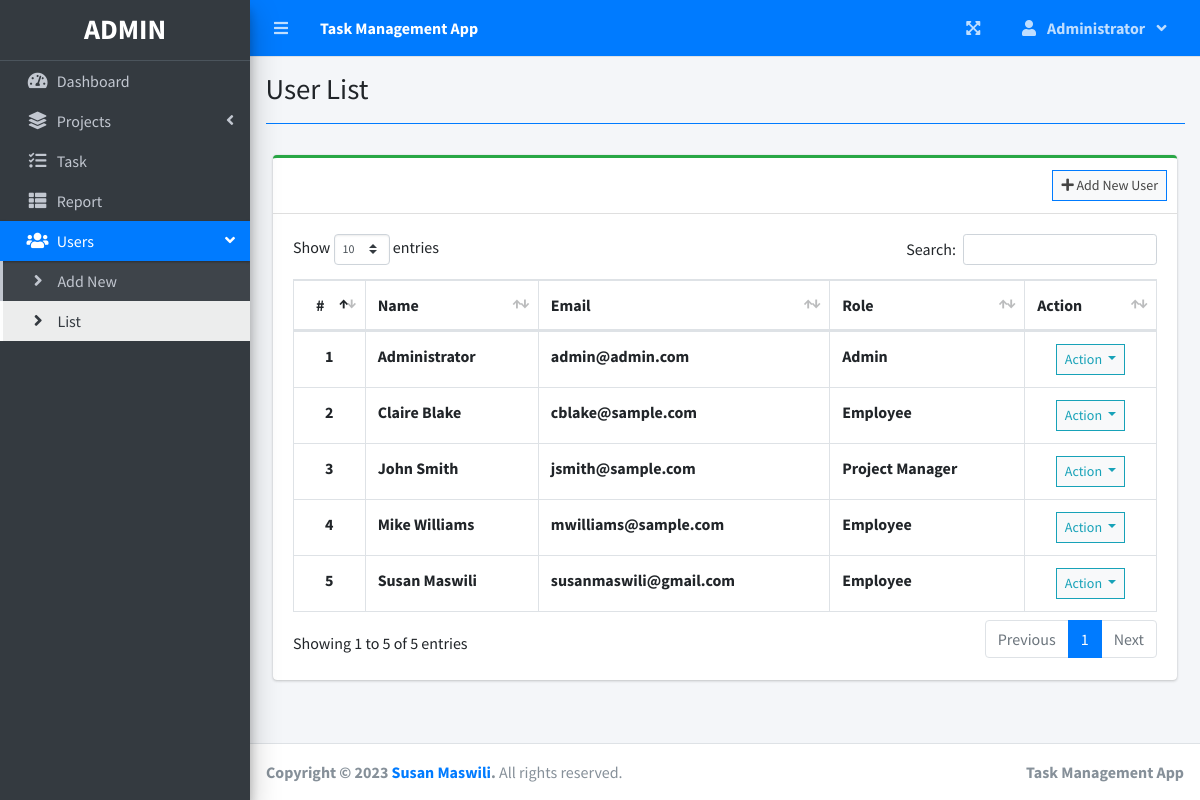
The page /index.php?page=user_list (signed in) on the database its author committed.
### tables this page shows
CREATE TABLE `users` (
  `id` int(30) NOT NULL,
  `firstname` varchar(200) NOT NULL,
  `lastname` varchar(200) NOT NULL,
  `email` varchar(200) NOT NULL,
  `password` text NOT NULL,
  `type` tinyint(1) NOT NULL DEFAULT 2 COMMENT '1 = admin, 2 = staff',
  `avatar` text NOT NULL DEFAULT 'no-image-available.png',
  `date_created` datetime NOT NULL DEFAULT current_timestamp()
);

### user_list.php (the view, shortened to what this page needs)
<?php include'db_connect.php' ?>
<div class="col-lg-12">
	<div class="card card-outline card-success">
		<div class="card-header">
			<div class="card-tools">
				<a class="btn btn-block btn-sm btn-default btn-flat border-primary" href="./index.php?page=new_user"><i class="fa fa-plus"></i> Add New User</a>
			</div>
		</div>
		<div class="card-body">
			<table class="table tabe-hover table-bordered" id="list">
				<thead>
					<tr>
						<th class="text-center">#</th>
						<th>Name</th>
						<th>Email</th>
						<th>Role</th>
						<th>Action</th>
					</tr>
				</thead>
				<tbody>
					<?php
					$i = 1;
					$type = array('',"Admin","Project Manager","Employee");
					$qry = $conn->query("SELECT *,concat(firstname,' ',lastname) as name FROM users order by concat(firstname,' ',lastname) asc");
					while($row= $qry->fetch_assoc()):
					?>
					<tr>
						<th class="text-center"><?php echo $i++ ?></th>
						<td><b><?php echo ucwords($row['name']) ?></b></td>
						<td><b><?php echo $row['email'] ?></b></td>
						<td><b><?php echo $type[$row['type']] ?></b></td>
						<td class="text-center">
							<button type="button" class="btn btn-default btn-sm btn-flat border-info wave-effect text-info dropdown-toggle" data-toggle="dropdown" aria-expanded="true">
		                      Action
		                    </button>
						</td>
					</tr>
				<?php endwhile; ?>
				</tbody>
			</table>
		</div>
	</div>
</div>

### rows shown on the page
users: name "Administrator", email "admin@admin.com", type "Admin"
users: name "Claire Blake", email "cblake@sample.com", type "Employee"
users: name "John Smith", email "jsmith@sample.com", type "Project Manager"
users: name "Mike Williams", email "mwilliams@sample.com", type "Employee"
users: name "Susan Maswili", email "susanmaswili@gmail.com", type "Employee"

### other values the page prints
$_SESSION['system']['name'] "Task Management App"
$_SESSION['login_firstname'] "Administrator"
$title "User List"
